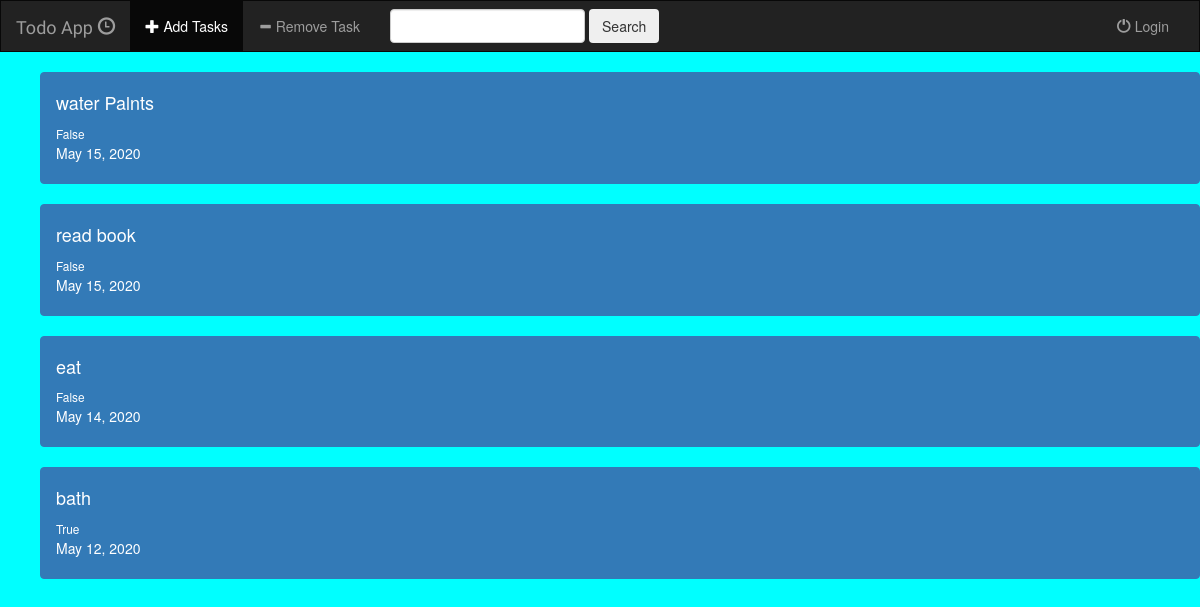
The app's page /Todo/, older data.
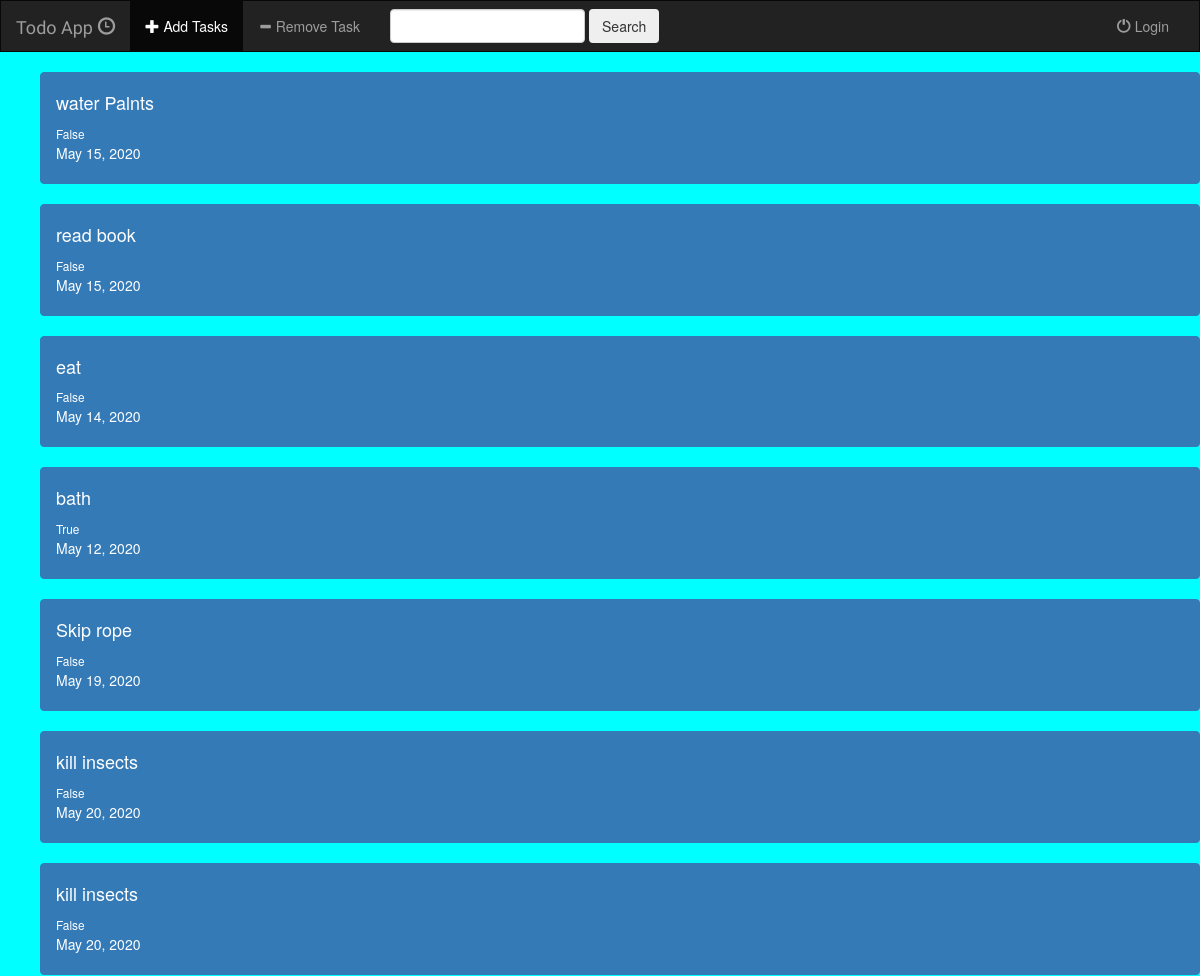
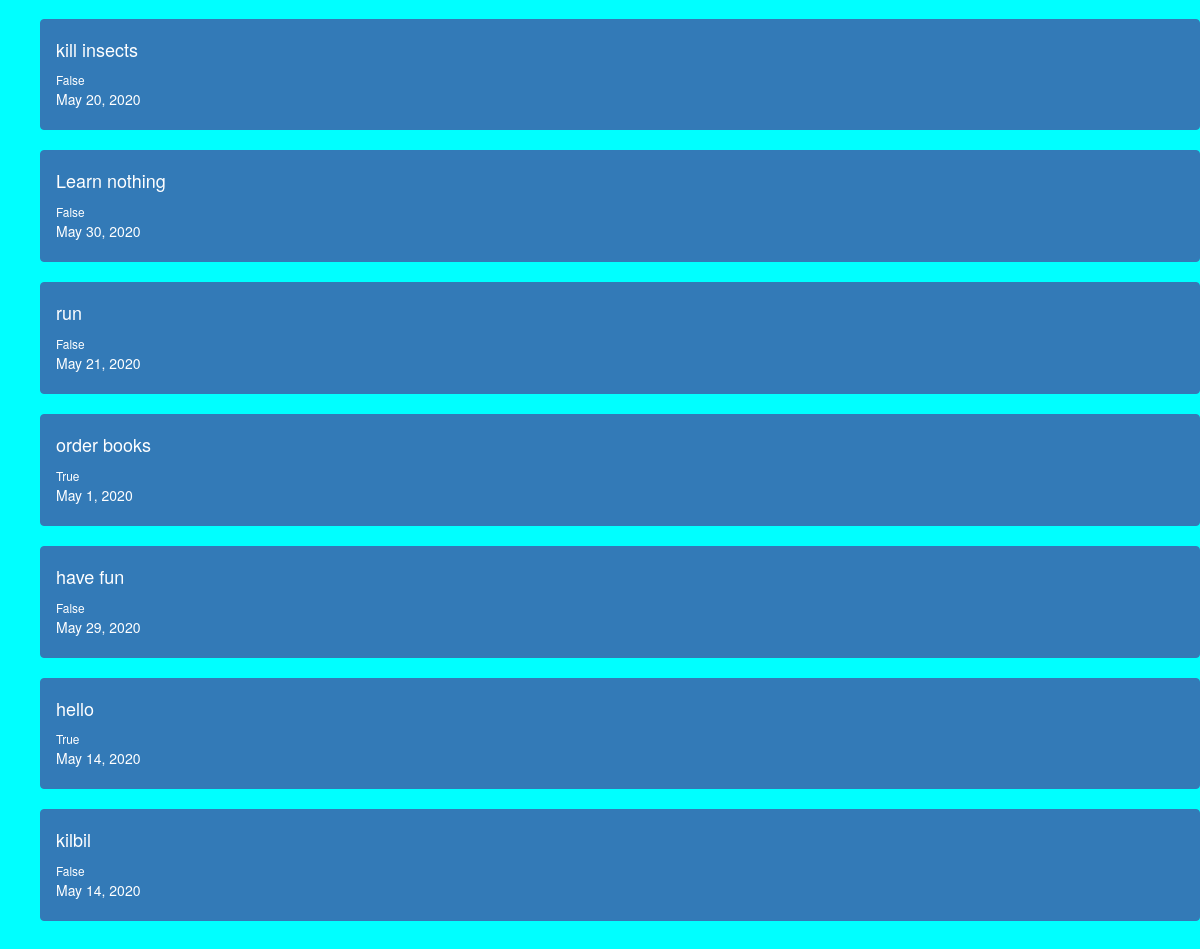
The same page, newer data (2 pictures, top to bottom).
### Todo/models.py (models this page shows, shortened)
class DailyWorks(models.Model):
     goal = models.CharField(max_length=200)
     date = models.DateField(auto_now_add=False, auto_now=False, blank=True, default=datetime.today())
     completed = models.BooleanField(default=False)

### Todo/views.py (the view)
class IndexView(generic.ListView):
    template_name = 'Todo/index.html'
    context_object_name = 'all_tasks'
    def get_queryset(self):
        return DailyWorks.objects.all()

### Todo/templates/Todo/index.html
{% extends 'Todo/base.html' %}
{% block body %}
    <ul>
        <div class="list-group">
            {% for work in all_tasks %}
                <li>
                <borderlist>
                   <a href="#" class="list-group-item list-group-item-action flex-column align-items-start active">
                        <div class="d-flex w-100 justify-content-between">
                            <h4 class="mb-1">{{ work.goal }}</h4>
                            <small>{{ work.completed }}</small>
                            <p>{{ work.date }}</p>
                        </div>
                   </a>
                </borderlist>
                </li>
                <br>
            {% endfor %}
        </div>
    </ul>
{% endblock %}

### Todo/templates/Todo/base.html (shortened to what this page needs)
<!DOCTYPE html>
<html lang="en">
<head>
    {% load static %}
    <link rel="stylesheet" type="text/css" href="https://maxcdn.bootstrapcdn.com/bootstrap/3.3.6/css/bootstrap.min.css">
    <link rel="stylesheet" type="text/css" href="{% static 'Todo/style.css' %}"/>
</head>
<body>
<nav class="navbar navbar-inverse">
    <div class="container-fluid">
        <div class="navbar-header">
            <a class="navbar-brand" href="{% url 'Todo:index' %}">Todo App
                <span class="glyphicon glyphicon-time" aria-hidden="true"></span>
            </a>
        </div>
        <div class="collapse navbar-collapse" id="topNavBar">
            <ul class="nav navbar-nav">
                <li class="active">
                    <a href="{% url 'Todo:dailyworks_add' %}">
                        <span class="glyphicon glyphicon-plus" aria-hidden="true"></span>
                        Add Tasks
                    </a>
                </li>
                <li class="">
                    <a href="">
                        <span class="glyphicon glyphicon-minus" aria-hidden="true"></span>
                        Remove Task
                    </a>
                </li>
            </ul>
            <form class="navbar-form navbar-left" role="search" method="get" action="#">
                <div class="form-group">
                    <input type="text" class="form-control" name="inp" value="">
                </div>
                <button type="submit" class="btn btn-outline-primary">Search</button>
            </form>
            <ul class="nav navbar-nav navbar-right">
                <li class="#">
                    <a href="{% url 'Todo:index' %}">
                        <span class="glyphicon glyphicon-off" aria-hidden="true"></span>
                        Login
                    </a>
                </li>
            </ul>
        </div>
    </div>
</nav>
{% block body %}
{% endblock %}
</body>
</html>

### Todo/static/Todo/style.css (style rules this page uses)
body { background: aqua; }
.navbar { border-radius: 0; }
.navbar-brand { font-family: 'Satisfy', cursive; }
li { box-decoration-break: slice; list-style-type: none; }

Row changes from the older to the newer data that the page shows:
added DailyWorks: goal "Skip rope", completed "False", date "May 19, 2020"
added DailyWorks: goal "kill insects", completed "False", date "May 20, 2020"
added DailyWorks: goal "kill insects", completed "False", date "May 20, 2020"
added DailyWorks: goal "kill insects", completed "False", date "May 20, 2020"
added DailyWorks: goal "Learn nothing", completed "False", date "May 30, 2020"
added DailyWorks: goal "run", completed "False", date "May 21, 2020"
added DailyWorks: goal "order books", completed "True", date "May 1, 2020"
added DailyWorks: goal "have fun", completed "False", date "May 29, 2020"
added DailyWorks: goal "hello", completed "True", date "May 14, 2020"
added DailyWorks: goal "kilbil", completed "False", date "May 14, 2020"
